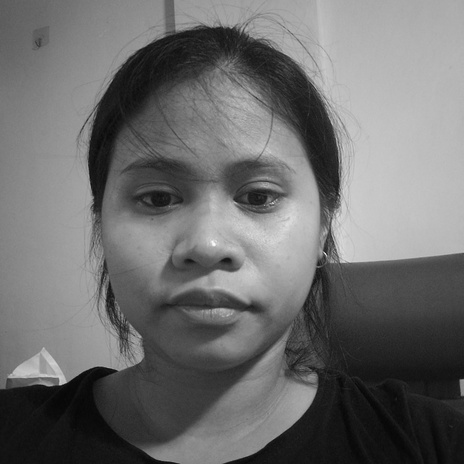
#> input picture Image 1 Resized.jpg, 464 x 464 px, shrunk from 1560 x 1560 before the run
$ jupyter execute 'Project_1(2).ipynb'
#> lines starting #> are read from the running program, lines starting #| are printed output that depends on the picture
[cell 1]
import cv2
import matplotlib.pyplot as plt

# Load image
img = cv2.imread('Image 1 Resized.jpg')
#> img is the input picture: shape (464, 464, 3); min 5, max 251, mean 109.1

# Apply non-local means denoising to the resized image
denoised_image = cv2.fastNlMeansDenoising(img, None, h=10, templateWindowSize=7, searchWindowSize=21)

# Display the images side by side
plt.figure(figsize=(10, 5))

# Display the resized grayscale image
plt.subplot(1, 2, 1)
plt.imshow(img)
plt.title("Resized Image 1 (Before Denoising)")

# Display the denoised image
plt.subplot(1, 2, 2)
plt.imshow(denoised_image)
plt.title("Resized Image 1 (After Denoising)")

# Save the denoised image
denoised_image_path = 'Image 1 Denoised.jpg'
cv2.imwrite(denoised_image_path, denoised_image)
print("Denoised image saved successfully.")


plt.show()
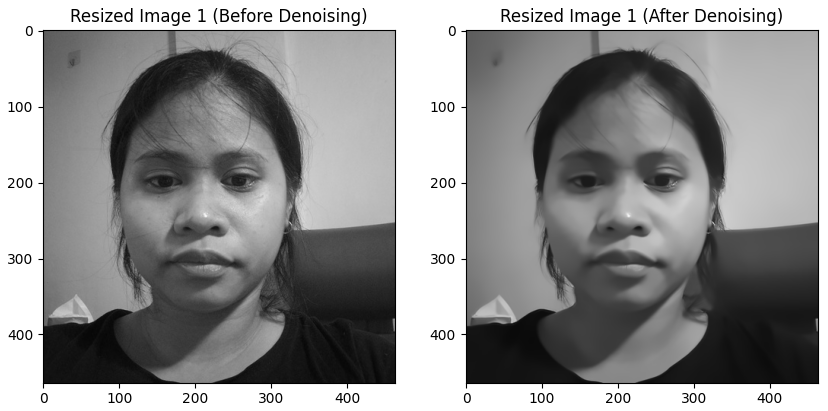
#> figure drawn by matplotlib, 2 panels

[cell 2]
import cv2
import matplotlib.pyplot as plt

# Load image
img = cv2.imread('Image 2 Resized.jpg')
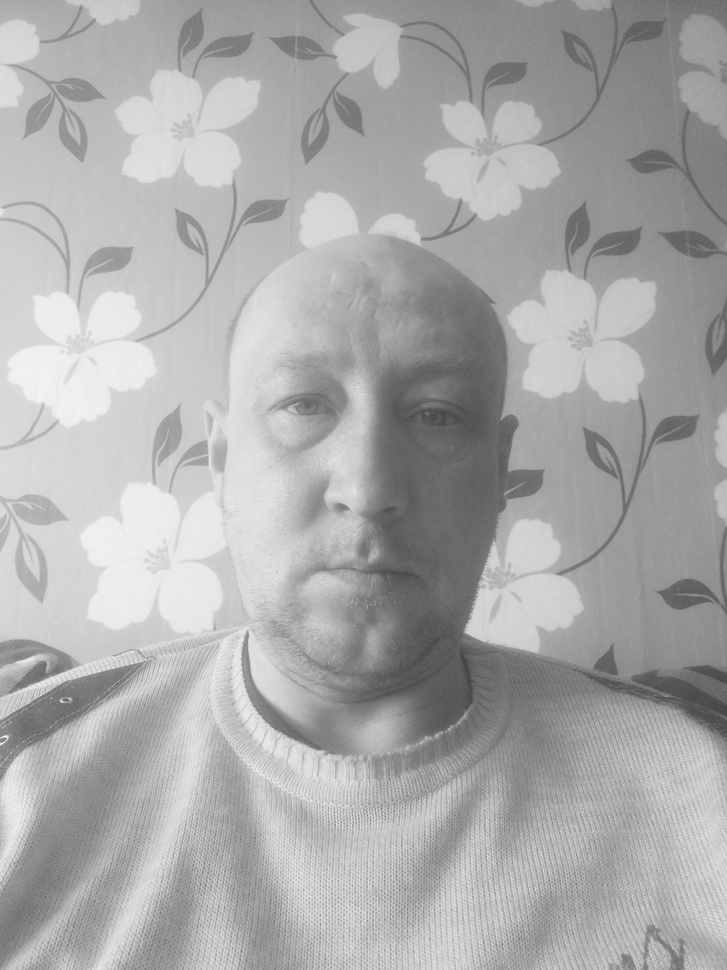
#> input picture Image 2 Resized.jpg, 727 x 970 px, shrunk from 2448 x 3264 before the run
#> img is the input picture: shape (970, 727, 3); min 66, max 255, mean 170.6

# Apply non-local means denoising to the resized image
denoised_image = cv2.fastNlMeansDenoising(img, None, h=10, templateWindowSize=7, searchWindowSize=21)
#> denoised_image: shape (970, 727, 3)

# Display the images side by side
plt.figure(figsize=(10, 5))

# Display the resized grayscale image
plt.subplot(1, 2, 1)
plt.imshow(img)
plt.title("Resized Image 2 (Before Denoising)")

# Display the denoised image
plt.subplot(1, 2, 2)
plt.imshow(denoised_image)
plt.title("Resized Image 2 (After Denoising)")

# Save the denoised image
denoised_image_path = 'Image 2 Denoised.jpg'
cv2.imwrite(denoised_image_path, denoised_image)
print("Denoised image saved successfully.")

plt.show()
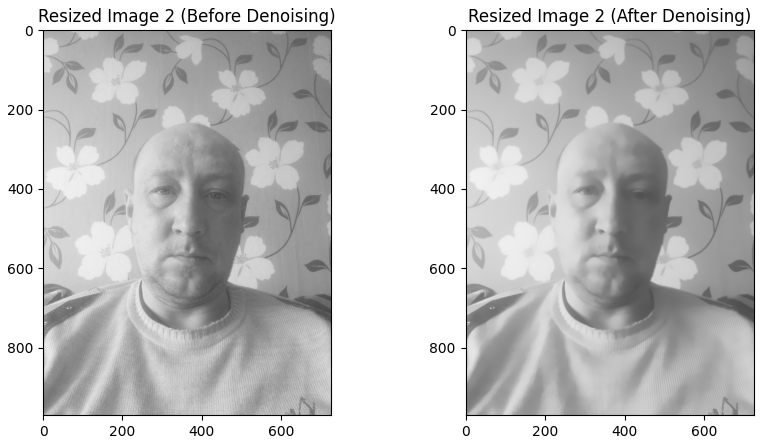
#> figure drawn by matplotlib, 2 panels

[cell 3]
import cv2
import matplotlib.pyplot as plt

# Load image
img = cv2.imread('Image 3 Resized.jpg')
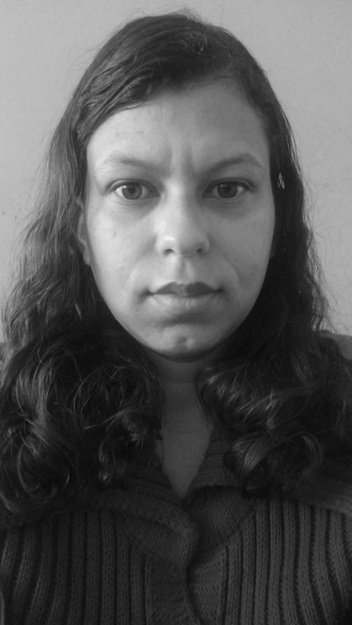
#> input picture Image 3 Resized.jpg, 352 x 625 px, shrunk from 1184 x 2104 before the run
#> img is the input picture: shape (625, 352, 3); min 8, max 248, mean 84.5

# Apply non-local means denoising to the resized image
denoised_image = cv2.fastNlMeansDenoising(img, None, h=10, templateWindowSize=7, searchWindowSize=21)
#> denoised_image: shape (625, 352, 3)

# Display the images side by side
plt.figure(figsize=(10, 5))

# Display the resized grayscale image
plt.subplot(1, 2, 1)
plt.imshow(img)
plt.title("Resized Image 3 (Before Denoising)")

# Display the denoised image
plt.subplot(1, 2, 2)
plt.imshow(denoised_image)
plt.title("Resized Image 3 (After Denoising)")

# Save the denoised image
denoised_image_path = 'Image 3 Denoised.jpg'
cv2.imwrite(denoised_image_path, denoised_image)
print("Denoised image saved successfully.")

plt.show()
